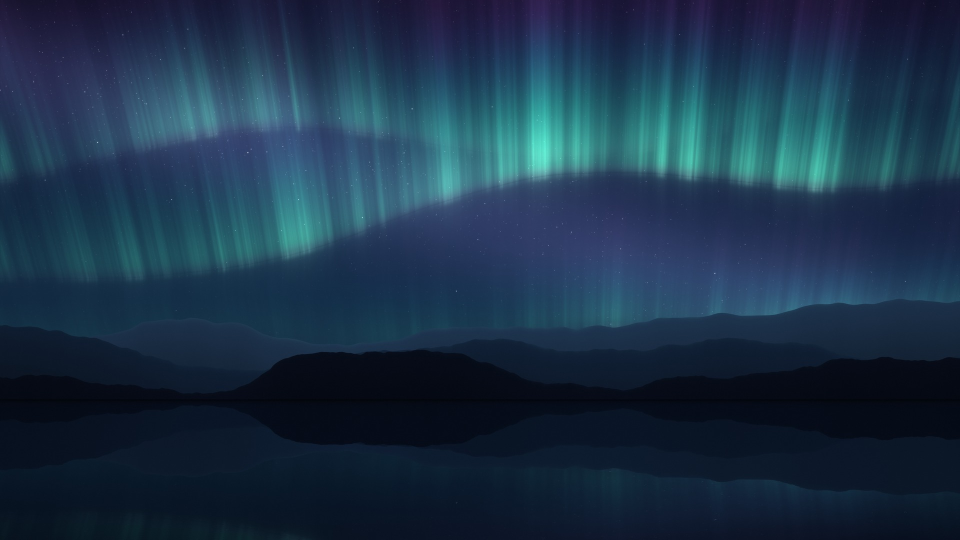
#> input picture system_files/usr/share/wallpapers/NanoBorealis/contents/images/1920x1080.jpg, 1920 x 1080 px (shown at 1/2 size)
$ python make-installer-art.py
#> lines starting #> are read from the running program, lines starting #| are printed output that depends on the picture
# SPDX-License-Identifier: PolyForm-Noncommercial-1.0.0
# Copyright (C) 2026 korxspyre
"""Paints the installer (Anaconda) artwork, replacing Fedora's, at the sizes Anaconda expects.

    python branding/make-installer-art.py      # needs pillow

Writes branding/installer/pixmaps/: the sidebar, logo, top bar and header for Anaconda's
default look and each variant it may pick (atomic, silverblue, workstation, cloud, server),
plus stylesheets in NanoBorealis colors. The installer build packs them into product.img.
"""

from __future__ import annotations

from pathlib import Path

from PIL import Image, ImageDraw, ImageEnhance, ImageFilter, ImageFont

HERE = Path(__file__).resolve().parent
OUT = HERE / "installer" / "pixmaps"
WALL = HERE.parent / "system_files/usr/share/wallpapers/NanoBorealis/contents/images/1920x1080.jpg"
STAR = HERE / "os" / "system-logo-white.png"
FONT = HERE / ".cache" / "Inter.ttf"
NIGHT = "#070d1f"  # the wallpaper's sky, behind everything the images don't cover

# Anaconda's own sizes: file -> (width, height), per variant folder ("" is the default look).
LAYOUT = {
    "": {"sidebar-bg": (406, 767), "sidebar-logo": (150, 69), "topbar-bg": (1040, 132)},
    "atomic": {"sidebar-bg": (657, 500), "sidebar-logo": (73, 97), "topbar-bg": (657, 497)},
    "silverblue": {"sidebar-bg": (544, 503), "sidebar-logo": (112, 97), "topbar-bg": (544, 503)},
    "workstation": {"sidebar-bg": (544, 503), "sidebar-logo": (129, 97), "topbar-bg": (544, 503)},
    "cloud": {"sidebar-bg": (657, 500), "sidebar-logo": (63, 97), "topbar-bg": (657, 497)},
    "server": {"sidebar-bg": (637, 508), "sidebar-logo": (70, 97), "topbar-bg": (636, 450)},
}
CSS = {"": "fedora.css", "atomic": "fedora-atomic.css", "silverblue": "fedora-silverblue.css",
       "workstation": "fedora-workstation.css"}


def font(size: int) -> ImageFont.FreeTypeFont:
    face = ImageFont.truetype(str(FONT), size)
    try:
        face.set_variation_by_axes([600])  # Inter's variable weight: semibold
    except Exception:
        pass
    return face


def sky(size: tuple[int, int], focus: float) -> Image.Image:
    """A crop of the aurora wallpaper, darkened so white text reads on it."""
#> called with size = (406, 767), focus = 0.5
    wall = Image.open(WALL).convert("RGB")
#> wall is the input picture: PIL image 1920x1080 RGB; mean R, G, B 27, 50.2, 72.1
    w, h = size
    scale = max(w / wall.width, h / wall.height) * 1.15
#> scale = 0.817
    wall = wall.resize((int(wall.width * scale), int(wall.height * scale)), Image.LANCZOS)
#> wall: PIL image 1568x882 RGB
    left = int((wall.width - w) * focus)
#> left = 581
    top = int((wall.height - h) * 0.35)
#> top = 40
    crop = wall.crop((left, top, left + w, top + h))
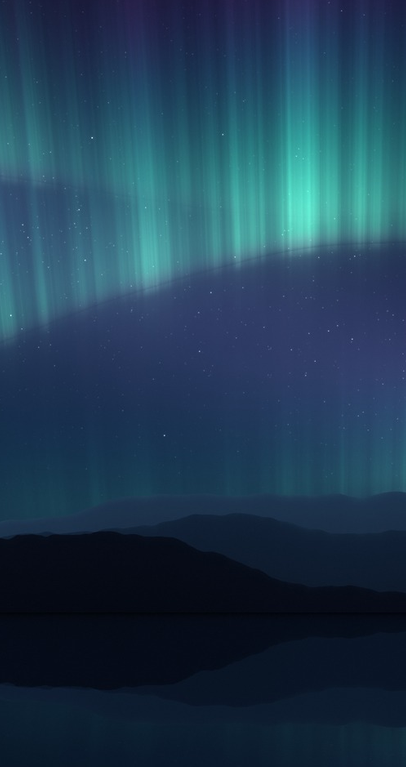
#> crop: PIL image 406x767 RGB; mean R, G, B 31.4, 60.4, 82.5
    crop = ImageEnhance.Brightness(crop).enhance(0.72)
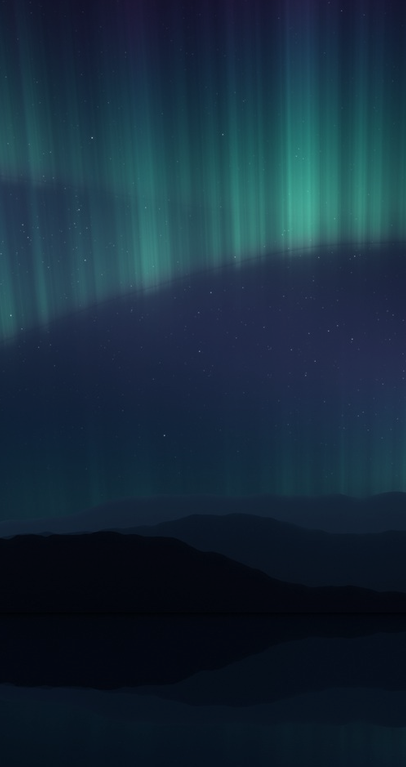
#> crop: PIL image 406x767 RGB; mean R, G, B 22.2, 43, 59
    shade = Image.new("L", size)
#> shade: PIL image 406x767 L; every value is 0
    ImageDraw.Draw(shade).rectangle((0, 0, w, h), fill=0)
    for y in range(h):  # heavier toward the bottom, where Anaconda puts help text
        shade.putpixel((0, y), int(150 * (y / h) ** 1.6))
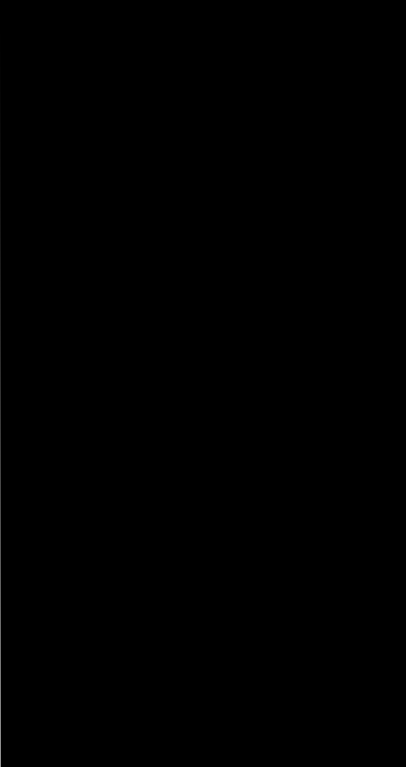
#> shade: PIL image 406x767 L; min 0, max 149, mean 0.1
    shade = shade.resize(size).filter(ImageFilter.BoxBlur(0))
    night = Image.new("RGB", size, NIGHT)
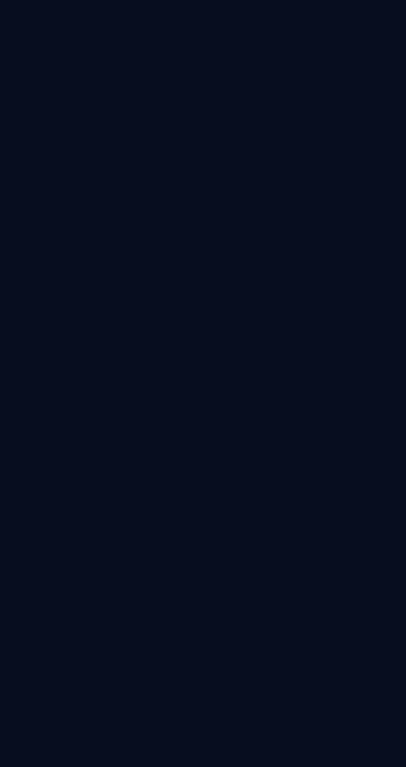
#> night: PIL image 406x767 RGB; mean R, G, B 7, 13, 31
    return Image.composite(night, crop, shade.point(lambda v: v)).convert("RGBA")


def star(px: int) -> Image.Image:
#> (the run stopped early here; a loop or call above may not have finished)
